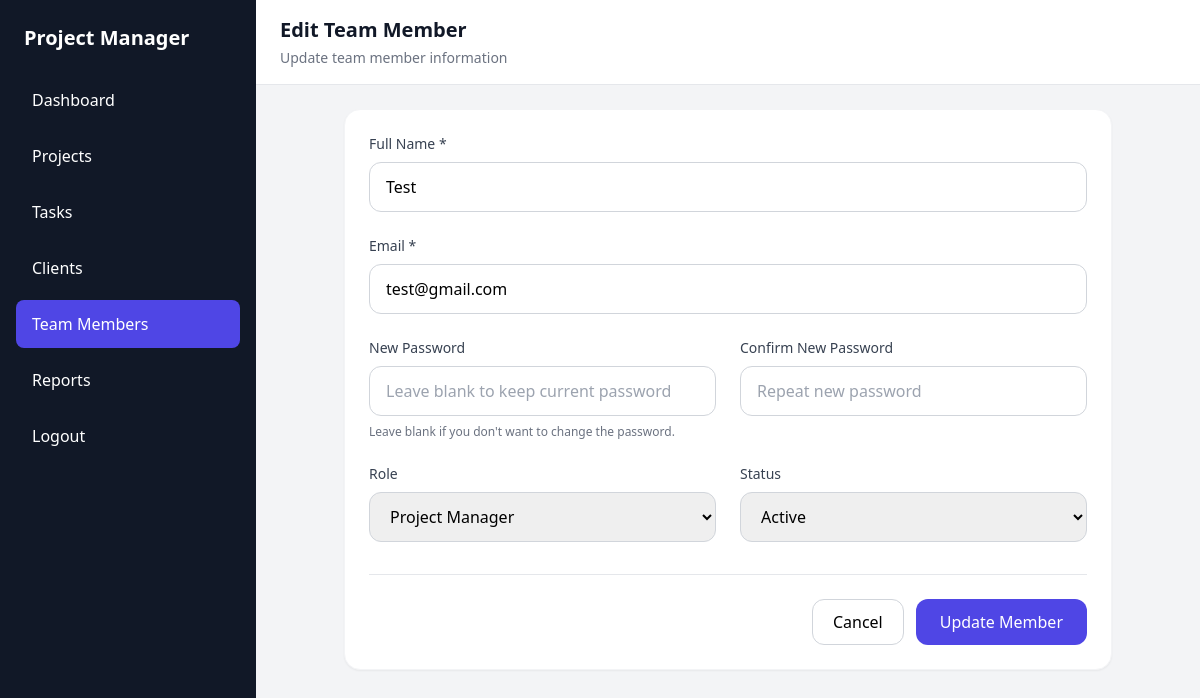
The page /team/edit.php?id=1 (signed in) on the database its author committed.
### tables this page shows
CREATE TABLE `users` (
  `id` int(10) UNSIGNED NOT NULL,
  `name` varchar(100) NOT NULL,
  `email` varchar(150) NOT NULL,
  `phone` varchar(30) DEFAULT NULL,
  `password` varchar(255) NOT NULL,
  `designation` varchar(100) DEFAULT NULL,
  `profile_photo` varchar(255) DEFAULT NULL,
  `role` enum('project_manager','team_member') NOT NULL DEFAULT 'team_member',
  `status` enum('active','inactive') NOT NULL DEFAULT 'active',
  `last_login` datetime DEFAULT NULL,
  `created_at` timestamp NOT NULL DEFAULT current_timestamp(),
  `updated_at` timestamp NOT NULL DEFAULT current_timestamp() ON UPDATE current_timestamp()
);

### team/edit.php (the view, shortened to what this page needs)
<?php
require_once "../config/db.php";
$id = (int)($_GET['id'] ?? 0);
$stmt = $conn->prepare("
    SELECT id, name, email, role, status
    FROM users
    WHERE id = ?
    LIMIT 1
");
$stmt->bind_param("i", $id);
$stmt->execute();
$result = $stmt->get_result();
$member = $result->fetch_assoc();
?>
<!DOCTYPE html>
<html lang="en">
<head>
    <script src="https://cdn.tailwindcss.com"></script>
</head>
<body class="bg-gray-100">
<div class="min-h-screen flex">
    <aside class="w-64 bg-gray-900 text-white hidden md:block">
        <div class="p-6">
            <h1 class="text-xl font-bold">
                Project Manager
            </h1>
        </div>
        <nav class="px-4 space-y-2">
            <a
                href="../dashboard/index.php"
                class="block px-4 py-3 rounded-lg hover:bg-gray-800"
            >
                Dashboard
            </a>
            <a
                href="../projects/index.php"
                class="block px-4 py-3 rounded-lg hover:bg-gray-800"
            >
                Projects
            </a>
            <a
                href="../tasks/index.php"
                class="block px-4 py-3 rounded-lg hover:bg-gray-800"
            >
                Tasks
            </a>
            <a
                href="../clients/index.php"
                class="block px-4 py-3 rounded-lg hover:bg-gray-800"
            >
                Clients
            </a>
            <a
                href="index.php"
                class="block px-4 py-3 rounded-lg bg-indigo-600"
            >
                Team Members
            </a>
            <a
                href="../reports/index.php"
                class="block px-4 py-3 rounded-lg hover:bg-gray-800"
            >
                Reports
            </a>
            <a
                href="../auth/logout.php"
                class="block px-4 py-3 rounded-lg hover:bg-red-600 mt-8"
            >
                Logout
            </a>
        </nav>
    </aside>
    <main class="flex-1">
        <header class="bg-white border-b">
            <div class="px-6 py-4">
                <h2 class="text-xl font-semibold text-gray-900">
                    Edit Team Member
                </h2>
                <p class="text-sm text-gray-500 mt-1">
                    Update team member information
                </p>
            </div>
        </header>
        <section class="p-6">
            <div class="max-w-3xl mx-auto">
                <form
                    action="update.php"
                    method="POST"
                    class="bg-white rounded-2xl shadow-sm border border-gray-100 p-6"
                >
                    <div class="grid grid-cols-1 md:grid-cols-2 gap-6">
                        <div class="md:col-span-2">
                            <label class="block text-sm font-medium text-gray-700 mb-2">
                                Full Name *
                            </label>
                            <input
                                type="text"
                                name="name"
                                required
                                value="<?= htmlspecialchars($member['name']) ?>"
                                class="w-full px-4 py-3 border border-gray-300 rounded-xl outline-none focus:ring-2 focus:ring-indigo-500"
                            >
                        </div>
                        <div class="md:col-span-2">
                            <label class="block text-sm font-medium text-gray-700 mb-2">
                                Email *
                            </label>
                            <input
                                type="email"
                                name="email"
                                required
                                value="<?= htmlspecialchars($member['email']) ?>"
                                class="w-full px-4 py-3 border border-gray-300 rounded-xl outline-none focus:ring-2 focus:ring-indigo-500"
                            >
                        </div>
                        <div>
                            <label class="block text-sm font-medium text-gray-700 mb-2">
                                New Password
                            </label>
                            <input
                                type="password"
                                name="password"
                                minlength="6"
                                placeholder="Leave blank to keep current password"
                                class="w-full px-4 py-3 border border-gray-300 rounded-xl outline-none focus:ring-2 focus:ring-indigo-500"
                            >
                            <p class="text-xs text-gray-500 mt-2">
                                Leave blank if you don't want to change the password.
                            </p>
                        </div>
                        <div>
                            <label class="block text-sm font-medium text-gray-700 mb-2">
                                Confirm New Password
                            </label>
                            <input
                                type="password"
                                name="password_confirmation"
                                minlength="6"
                                placeholder="Repeat new password"
                                class="w-full px-4 py-3 border border-gray-300 rounded-xl outline-none focus:ring-2 focus:ring-indigo-500"
                            >
                        </div>
                        <div>
                            <label class="block text-sm font-medium text-gray-700 mb-2">
                                Role
                            </label>
                            <select
                                name="role"
                                class="w-full px-4 py-3 border border-gray-300 rounded-xl outline-none"
                                <?= $member['role'] === 'admin' ? 'disabled' : '' ?>
                            >
                                <option
                                    value="project_manager"
                                    <?= $member['role'] === 'project_manager' ? 'selected' : '' ?>
                                >
                                    Project Manager
                                </option>
                            </select>
                        </div>
                        <div>
                            <label class="block text-sm font-medium text-gray-700 mb-2">
                                Status
                            </label>
                            <?php if ($member['role'] === 'admin'): ?>
                                <input
                                    type="hidden"
                                    name="status"
                                    value="active"
                                >
                                <div class="w-full px-4 py-3 bg-gray-100 border border-gray-200 rounded-xl text-gray-600">
                                    Active
                                </div>
                                <p class="text-xs text-gray-500 mt-2">
                                    Admin account cannot be deactivated here.
                                </p>
                            <?php else: ?>
                                <select
                                    name="status"
                                    class="w-full px-4 py-3 border border-gray-300 rounded-xl outline-none"
                                >
                                    <option
                                        value="active"
                                        <?= $member['status'] === 'active' ? 'selected' : '' ?>
                                    >
                                        Active
                                    </option>
                                </select>
                            <?php endif; ?>
                        </div>
                    </div>
                    <div class="flex justify-end gap-3 mt-8 pt-6 border-t">
                        <a
                            href="index.php"
                            class="px-5 py-2.5 border border-gray-300 rounded-xl hover:bg-gray-50"
                        >
                            Cancel
                        </a>
                        <button
                            type="submit"
                            class="px-6 py-2.5 bg-indigo-600 text-white rounded-xl hover:bg-indigo-700"
                        >
                            Update Member
                        </button>
                    </div>
                </form>
            </div>
        </section>
    </main>
</div>
</body>
</html>

### rows shown on the page
users: name "Test", email "test@gmail.com", role "Project Manager", status "Active"
